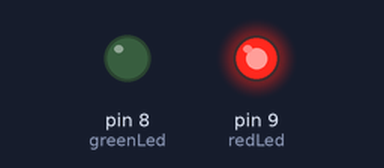
Bench run of a sketch on a simulated Arduino Uno, built with avr-gcc and run on an emulated ATmega328P. Shown: output pins drawn as LEDs (lit = HIGH).

Above: at 0.5 s.
At 1.5 s:
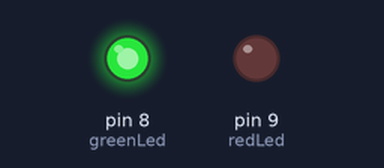
At 3.2 s:
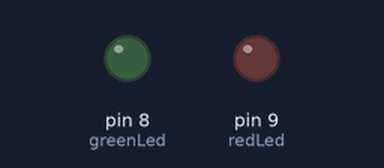
At 6.0 s:
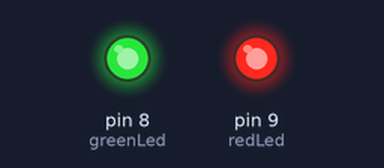
Timing chart, 0 to 8.1 s (numbered marks = the images above):
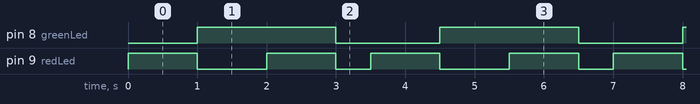

The sketch:

blinkLed2.ino
```cpp
int redLed = 9;
int greenLed = 8;

void setup() {
  // put your setup code here, to run once:
  pinMode(redLed, OUTPUT);
  pinMode(greenLed, OUTPUT);

}

void loop() {
  // put your main code here, to run repeatedly:
    digitalWrite(redLed, HIGH);
    delay(1000);
    digitalWrite(greenLed, HIGH);
    digitalWrite(redLed, LOW);
    delay(1000);
    digitalWrite(redLed, HIGH);
    delay(1000);
    digitalWrite(redLed, LOW);
    digitalWrite(greenLed, LOW);
    delay(500);
}
```

Measured:
- by itself, pin 8 (greenLed): alternates HIGH for 2.0 s and LOW for 1.5 s
- by itself, pin 9 (redLed): repeats every 3.5 s: LOW 1.0 s, HIGH 1.0 s, LOW 0.50 s, HIGH 1.0 s
- by itself, everything shown: repeats every 3.5 s, in 4 steps
